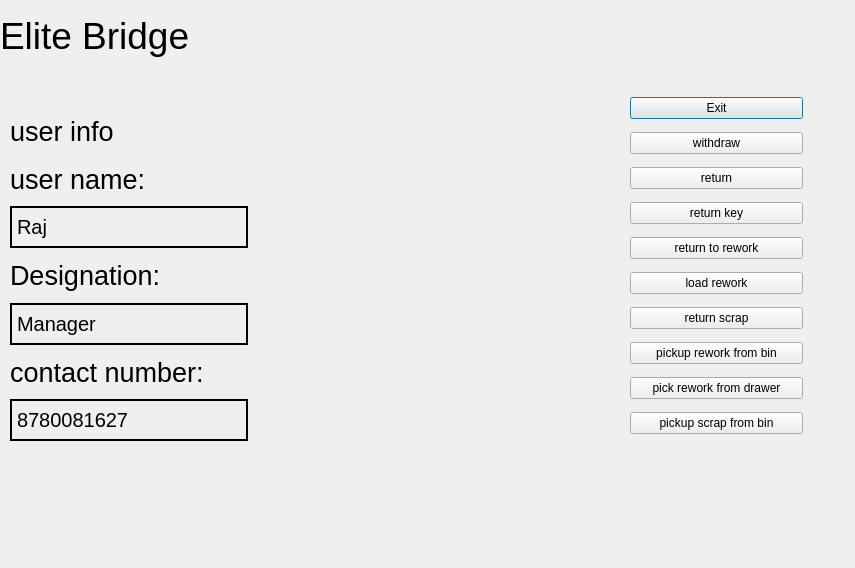
<?xml version="1.0" encoding="UTF-8"?>
<ui version="4.0">
 <class>controllScreen</class>
 <widget class="QDialog" name="controllScreen">
  <property name="geometry">
   <rect>
    <x>0</x>
    <y>0</y>
    <width>855</width>
    <height>568</height>
   </rect>
  </property>
  <property name="windowTitle">
   <string>Dialog</string>
  </property>
  <widget class="QLabel" name="label">
   <property name="geometry">
    <rect>
     <x>0</x>
     <y>0</y>
     <width>261</width>
     <height>71</height>
    </rect>
   </property>
   <property name="font">
    <font>
     <pointsize>28</pointsize>
    </font>
   </property>
   <property name="text">
    <string>Elite Bridge</string>
   </property>
  </widget>
  <widget class="QWidget" name="">
   <property name="geometry">
    <rect>
     <x>10</x>
     <y>110</y>
     <width>238</width>
     <height>331</height>
    </rect>
   </property>
   <layout class="QVBoxLayout" name="verticalLayout">
    <item>
     <widget class="QLabel" name="label_2">
      <property name="font">
       <font>
        <pointsize>20</pointsize>
       </font>
      </property>
      <property name="text">
       <string>user info</string>
      </property>
     </widget>
    </item>
    <item>
     <widget class="QLabel" name="label_3">
      <property name="font">
       <font>
        <pointsize>20</pointsize>
       </font>
      </property>
      <property name="text">
       <string>user name:</string>
      </property>
     </widget>
    </item>
    <item>
     <widget class="QLabel" name="label_4">
      <property name="font">
       <font>
        <pointsize>15</pointsize>
       </font>
      </property>
      <property name="styleSheet">
       <string notr="true">QLabel{
border-width:2px;
border-style:solid;
}</string>
      </property>
      <property name="text">
       <string>Raj</string>
      </property>
     </widget>
    </item>
    <item>
     <widget class="QLabel" name="label_5">
      <property name="font">
       <font>
        <pointsize>20</pointsize>
       </font>
      </property>
      <property name="text">
       <string>Designation:</string>
      </property>
     </widget>
    </item>
    <item>
     <widget class="QLabel" name="label_6">
      <property name="font">
       <font>
        <pointsize>15</pointsize>
       </font>
      </property>
      <property name="styleSheet">
       <string notr="true">QLabel{
border-width:2px;
border-style:solid;
}</string>
      </property>
      <property name="text">
       <string>Manager</string>
      </property>
     </widget>
    </item>
    <item>
     <widget class="QLabel" name="label_7">
      <property name="font">
       <font>
        <pointsize>20</pointsize>
       </font>
      </property>
      <property name="text">
       <string>contact number:</string>
      </property>
     </widget>
    </item>
    <item>
     <widget class="QLabel" name="label_8">
      <property name="font">
       <font>
        <pointsize>15</pointsize>
       </font>
      </property>
      <property name="styleSheet">
       <string notr="true">QLabel{
border-width:2px;
border-style:solid;
}</string>
      </property>
      <property name="text">
       <string>8780081627</string>
      </property>
     </widget>
    </item>
   </layout>
  </widget>
  <widget class="QWidget" name="">
   <property name="geometry">
    <rect>
     <x>630</x>
     <y>90</y>
     <width>173</width>
     <height>355</height>
    </rect>
   </property>
   <layout class="QVBoxLayout" name="verticalLayout_2">
    <item>
     <widget class="QPushButton" name="pushButton">
      <property name="text">
       <string>Exit</string>
      </property>
     </widget>
    </item>
    <item>
     <widget class="QPushButton" name="pushButton_10">
      <property name="text">
       <string>withdraw</string>
      </property>
     </widget>
    </item>
    <item>
     <widget class="QPushButton" name="pushButton_2">
      <property name="text">
       <string>return</string>
      </property>
     </widget>
    </item>
    <item>
     <widget class="QPushButton" name="pushButton_9">
      <property name="text">
       <string>return key</string>
      </property>
     </widget>
    </item>
    <item>
     <widget class="QPushButton" name="pushButton_3">
      <property name="text">
       <string>return to rework</string>
      </property>
     </widget>
    </item>
    <item>
     <widget class="QPushButton" name="pushButton_7">
      <property name="text">
       <string>load rework</string>
      </property>
     </widget>
    </item>
    <item>
     <widget class="QPushButton" name="pushButton_4">
      <property name="text">
       <string>return scrap</string>
      </property>
     </widget>
    </item>
    <item>
     <widget class="QPushButton" name="pushButton_5">
      <property name="text">
       <string>pickup rework from bin</string>
      </property>
     </widget>
    </item>
    <item>
     <widget class="QPushButton" name="pushButton_8">
      <property name="text">
       <string>pick rework from drawer</string>
      </property>
     </widget>
    </item>
    <item>
     <widget class="QPushButton" name="pushButton_6">
      <property name="text">
       <string>pickup scrap from bin</string>
      </property>
     </widget>
    </item>
   </layout>
  </widget>
 </widget>
 <resources/>
 <connections/>
</ui>
